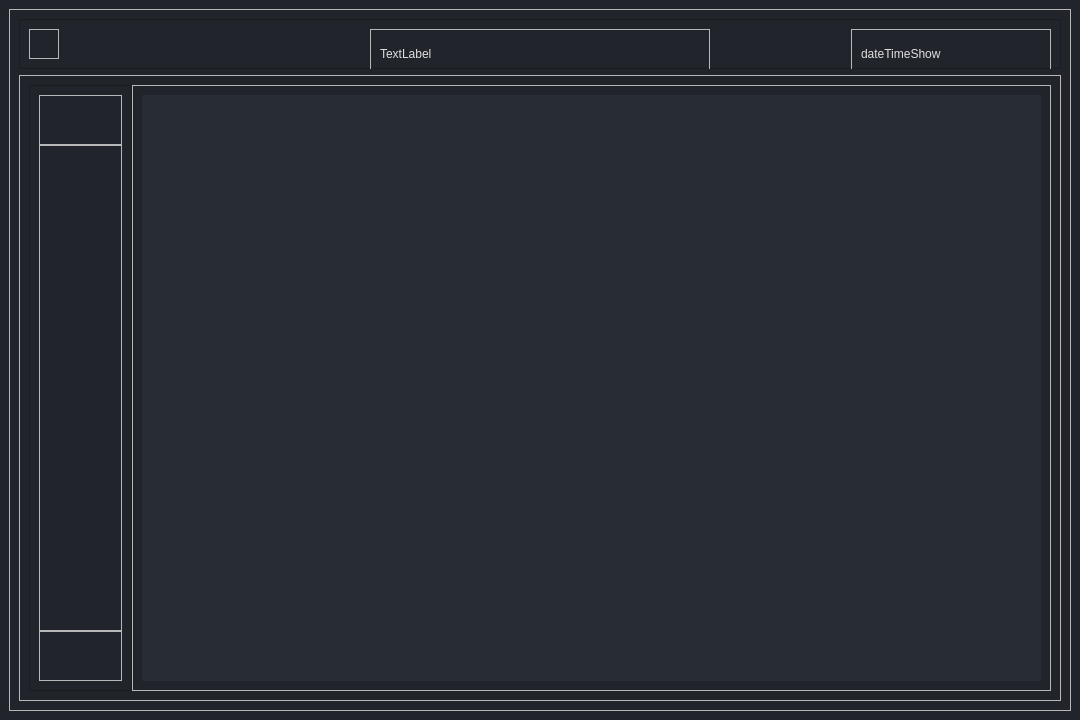
<?xml version="1.0" encoding="UTF-8"?>
<ui version="4.0">
 <class>MainWindow</class>
 <widget class="QMainWindow" name="MainWindow">
  <property name="geometry">
   <rect>
    <x>0</x>
    <y>0</y>
    <width>1080</width>
    <height>720</height>
   </rect>
  </property>
  <property name="windowTitle">
   <string>MainWindow</string>
  </property>
  <property name="styleSheet">
   <string notr="true">/*///

各大部件的背景色

///*/

QFame{

border: none; /*将所有边框设置为无*/

background-color:#00000000;

}

#baseWidget{ /*baseWidget*/

background-color: #21252b;

}

#topFrame{ /*顶边栏*/

background-color: #21252b;

}

#leftFrame{ /*侧边栏*/

background-color: #21252b;

}

#page_1{ /*stackedWidget*/

background-color: #282c34;

}

#page_2{ /*stackedWidget*/

background-color: lightgreen;

}

#page_3{ /*stackedWidget*/

background-color: #708cf1;

}

#page_4{ /*stackedWidget*/

background-color: #ffa135;

}

/*///

所有的QLabel

///*/

QLabel{

border: none; /*将所有边框设置为无*/

background-color:#00000000; /*所有的QLabel背景色为透明*/

color:#dfdfdf;

}

/*///

所有的QPushButton

///*/

QPushButton{

border: none; /*将所有边框设置为无*/

color:#00000000 /*所有的QPushButton文字色为透明*/

}

QPushButton:hover {

background-color: #373c47; /*所有的QPushButton鼠标覆盖*/

}

QPushButton:pressed {

background-color: #9db6f9; /*所有的QPushButton鼠标点击*/

}

QPushButton[spread=&quot;true&quot;] { /*当自定义特性spread=&quot;true&quot;*/

color: #dfdfdf;

}

/*///

left_buttonsBox里的QPushButton

///*/

#left_buttonsBox QPushButton[selected=&quot;true&quot;] { /*当自定义特性selected=&quot;true&quot;*/

background-color: #282c34;

/*border: none; 先将所有边框设置为无*/

border-left: 3px solid qlineargradient(spread:pad, x1:0, y1:0.523, x2:0.971, y2:0.528682, stop:0.0511364 rgba(0, 255, 0, 255), stop:0.511364 rgba(0, 208, 0, 255), stop:0.988636 rgba(0, 179, 0, 255)); /*将左侧的边框单独显示为渐变色*/

}

/*///

设置图像资源

///*/

#logoImage{image: url(./picture/logo.jpg);}

#btnToggle{background-image: url(./picture/settings.png);}

#btnHome{background-image: url(./picture/home.png);}

#btnNew{background-image: url(./picture/new.png);}

#btnSave{background-image: url(./picture/save.png);}

#btnExit{background-image: url(./picture/exit.png);}
</string>
  </property>
  <widget class="QWidget" name="baseWidget">
   <layout class="QVBoxLayout" name="verticalLayout_3">
    <item>
     <widget class="QFrame" name="appFrame">
      <property name="frameShape">
       <enum>QFrame::StyledPanel</enum>
      </property>
      <property name="frameShadow">
       <enum>QFrame::Raised</enum>
      </property>
      <layout class="QVBoxLayout" name="verticalLayout_2" stretch="0,0">
       <item>
        <widget class="QFrame" name="topFrame">
         <property name="minimumSize">
          <size>
           <width>0</width>
           <height>50</height>
          </size>
         </property>
         <property name="maximumSize">
          <size>
           <width>16777215</width>
           <height>50</height>
          </size>
         </property>
         <property name="frameShape">
          <enum>QFrame::StyledPanel</enum>
         </property>
         <property name="frameShadow">
          <enum>QFrame::Raised</enum>
         </property>
         <layout class="QHBoxLayout" name="horizontalLayout">
          <property name="spacing">
           <number>0</number>
          </property>
          <item alignment="Qt::AlignLeft">
           <widget class="QFrame" name="topLogo">
            <property name="minimumSize">
             <size>
              <width>30</width>
              <height>30</height>
             </size>
            </property>
            <property name="maximumSize">
             <size>
              <width>30</width>
              <height>30</height>
             </size>
            </property>
            <property name="frameShape">
             <enum>QFrame::StyledPanel</enum>
            </property>
            <property name="frameShadow">
             <enum>QFrame::Raised</enum>
            </property>
            <layout class="QVBoxLayout" name="verticalLayout_4">
             <property name="spacing">
              <number>0</number>
             </property>
             <item>
              <widget class="QLabel" name="logoImage">
               <property name="text">
                <string/>
               </property>
              </widget>
             </item>
            </layout>
           </widget>
          </item>
          <item>
           <widget class="QFrame" name="topContent">
            <property name="minimumSize">
             <size>
              <width>0</width>
              <height>50</height>
             </size>
            </property>
            <property name="maximumSize">
             <size>
              <width>16777215</width>
              <height>50</height>
             </size>
            </property>
            <property name="frameShape">
             <enum>QFrame::StyledPanel</enum>
            </property>
            <property name="frameShadow">
             <enum>QFrame::Raised</enum>
            </property>
            <layout class="QVBoxLayout" name="verticalLayout_5">
             <property name="spacing">
              <number>0</number>
             </property>
             <item>
              <widget class="QLabel" name="projectTitle">
               <property name="text">
                <string>TextLabel</string>
               </property>
              </widget>
             </item>
            </layout>
           </widget>
          </item>
          <item alignment="Qt::AlignRight">
           <widget class="QFrame" name="topTimeShow">
            <property name="minimumSize">
             <size>
              <width>200</width>
              <height>50</height>
             </size>
            </property>
            <property name="maximumSize">
             <size>
              <width>200</width>
              <height>50</height>
             </size>
            </property>
            <property name="frameShape">
             <enum>QFrame::StyledPanel</enum>
            </property>
            <property name="frameShadow">
             <enum>QFrame::Raised</enum>
            </property>
            <layout class="QVBoxLayout" name="verticalLayout_6">
             <property name="spacing">
              <number>0</number>
             </property>
             <item>
              <widget class="QLabel" name="dateTimeShow">
               <property name="text">
                <string>dateTimeShow</string>
               </property>
              </widget>
             </item>
            </layout>
           </widget>
          </item>
         </layout>
        </widget>
       </item>
       <item>
        <widget class="QFrame" name="contentBox">
         <property name="sizePolicy">
          <sizepolicy hsizetype="Preferred" vsizetype="Expanding">
           <horstretch>0</horstretch>
           <verstretch>0</verstretch>
          </sizepolicy>
         </property>
         <property name="frameShape">
          <enum>QFrame::StyledPanel</enum>
         </property>
         <property name="frameShadow">
          <enum>QFrame::Raised</enum>
         </property>
         <layout class="QHBoxLayout" name="horizontalLayout_2">
          <property name="spacing">
           <number>0</number>
          </property>
          <item>
           <widget class="QFrame" name="leftFrame">
            <property name="minimumSize">
             <size>
              <width>50</width>
              <height>0</height>
             </size>
            </property>
            <property name="frameShape">
             <enum>QFrame::StyledPanel</enum>
            </property>
            <property name="frameShadow">
             <enum>QFrame::Raised</enum>
            </property>
            <layout class="QVBoxLayout" name="verticalLayout">
             <property name="spacing">
              <number>0</number>
             </property>
             <item>
              <widget class="QFrame" name="left_toggleBox">
               <property name="minimumSize">
                <size>
                 <width>50</width>
                 <height>50</height>
                </size>
               </property>
               <property name="maximumSize">
                <size>
                 <width>16777215</width>
                 <height>50</height>
                </size>
               </property>
               <property name="frameShape">
                <enum>QFrame::StyledPanel</enum>
               </property>
               <property name="frameShadow">
                <enum>QFrame::Raised</enum>
               </property>
               <layout class="QVBoxLayout" name="verticalLayout_7">
                <property name="spacing">
                 <number>0</number>
                </property>
                <item>
                 <widget class="QPushButton" name="btnToggle">
                  <property name="text">
                   <string>PushButton</string>
                  </property>
                 </widget>
                </item>
               </layout>
              </widget>
             </item>
             <item>
              <widget class="QFrame" name="left_buttonsBox">
               <property name="minimumSize">
                <size>
                 <width>50</width>
                 <height>0</height>
                </size>
               </property>
               <property name="frameShape">
                <enum>QFrame::StyledPanel</enum>
               </property>
               <property name="frameShadow">
                <enum>QFrame::Raised</enum>
               </property>
               <layout class="QVBoxLayout" name="verticalLayout_8">
                <property name="spacing">
                 <number>0</number>
                </property>
                <item>
                 <widget class="QPushButton" name="btnNew">
                  <property name="minimumSize">
                   <size>
                    <width>0</width>
                    <height>50</height>
                   </size>
                  </property>
                  <property name="maximumSize">
                   <size>
                    <width>16777215</width>
                    <height>50</height>
                   </size>
                  </property>
                  <property name="text">
                   <string>PushButton</string>
                  </property>
                 </widget>
                </item>
                <item>
                 <widget class="QPushButton" name="btnSave">
                  <property name="minimumSize">
                   <size>
                    <width>0</width>
                    <height>50</height>
                   </size>
                  </property>
                  <property name="maximumSize">
                   <size>
                    <width>16777215</width>
                    <height>50</height>
                   </size>
                  </property>
                  <property name="text">
                   <string>PushButton</string>
                  </property>
                 </widget>
                </item>
                <item>
                 <widget class="QPushButton" name="btnHome">
                  <property name="minimumSize">
                   <size>
                    <width>0</width>
                    <height>50</height>
                   </size>
                  </property>
                  <property name="maximumSize">
                   <size>
                    <width>16777215</width>
                    <height>50</height>
                   </size>
                  </property>
                  <property name="text">
                   <string>PushButton</string>
                  </property>
                 </widget>
                </item>
                <item>
                 <widget class="QPushButton" name="btnExit">
                  <property name="minimumSize">
                   <size>
                    <width>0</width>
                    <height>50</height>
                   </size>
                  </property>
                  <property name="maximumSize">
                   <size>
                    <width>16777215</width>
                    <height>50</height>
                   </size>
                  </property>
                  <property name="text">
                   <string>PushButton</string>
                  </property>
                 </widget>
                </item>
               </layout>
              </widget>
             </item>
             <item>
              <widget class="QFrame" name="left_bottomBox">
               <property name="minimumSize">
                <size>
                 <width>50</width>
                 <height>50</height>
                </size>
               </property>
               <property name="maximumSize">
                <size>
                 <width>16777215</width>
                 <height>50</height>
                </size>
               </property>
               <property name="frameShape">
                <enum>QFrame::StyledPanel</enum>
               </property>
               <property name="frameShadow">
                <enum>QFrame::Raised</enum>
               </property>
              </widget>
             </item>
            </layout>
           </widget>
          </item>
          <item>
           <widget class="QFrame" name="mainContent">
            <property name="sizePolicy">
             <sizepolicy hsizetype="Expanding" vsizetype="Preferred">
              <horstretch>0</horstretch>
              <verstretch>0</verstretch>
             </sizepolicy>
            </property>
            <property name="frameShape">
             <enum>QFrame::StyledPanel</enum>
            </property>
            <property name="frameShadow">
             <enum>QFrame::Raised</enum>
            </property>
            <layout class="QVBoxLayout" name="verticalLayout_9">
             <property name="spacing">
              <number>0</number>
             </property>
             <item>
              <widget class="QStackedWidget" name="stackedWidget">
               <widget class="QWidget" name="page_1"/>
               <widget class="QWidget" name="page_2"/>
               <widget class="QWidget" name="page_3"/>
               <widget class="QWidget" name="page_4"/>
              </widget>
             </item>
            </layout>
           </widget>
          </item>
         </layout>
         <zorder>mainContent</zorder>
         <zorder>leftFrame</zorder>
        </widget>
       </item>
      </layout>
     </widget>
    </item>
   </layout>
  </widget>
 </widget>
 <resources>
  <include location="media.qrc"/>
 </resources>
 <connections/>
</ui>
